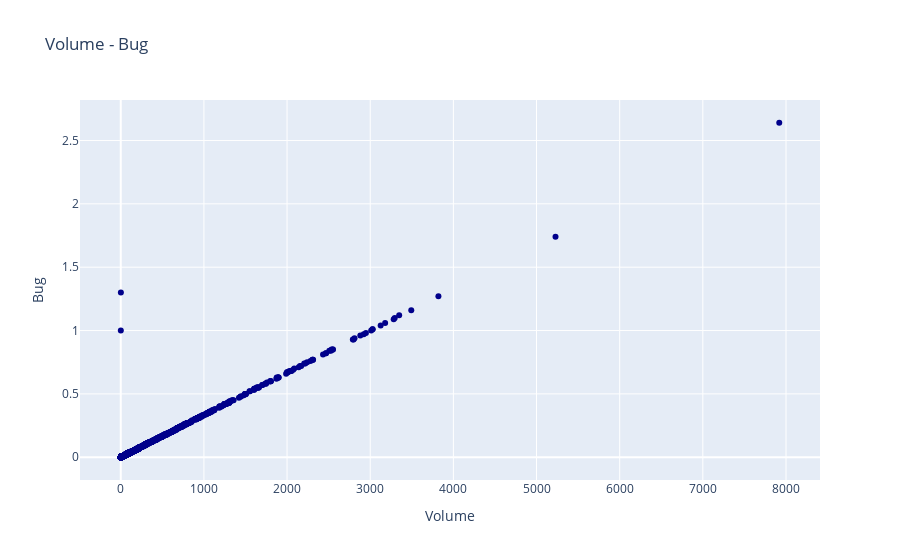

The code cell stored with this chart in its notebook:
### Code cell
trace = go.Scatter(
    x = data.v,
    y = data.b,
    mode = "markers",
    name = "Volume - Bug",
    marker = dict(color = 'darkblue'),
    text = "Bug (b)")

scatter_data = [trace]
scatter_layout = dict(title = 'Volume - Bug',
              xaxis = dict(title = 'Volume', ticklen = 5),
              yaxis = dict(title = 'Bug' , ticklen = 5),
             )
fig = dict(data = scatter_data, layout = scatter_layout)
iplot(fig)

### Figure 1 — Plotly figure (JSON) as saved in the notebook; plotly's stock layout.template omitted (floating-point values rounded to 4 significant figures; data arrays with more than 128 entries replaced by an {"elided": "..."} marker saying what was removed)
{"data": [{"marker": {"color": "darkblue"}, "mode": "markers", "name": "Volume - Bug", "text": "Bug (b)", "type": "scatter", "x": {"elided": "2109 float values"}, "y": {"elided": "2109 float values"}}], "layout": {"title": {"text": "Volume - Bug"}, "xaxis": {"ticklen": 5, "title": {"text": "Volume"}}, "yaxis": {"ticklen": 5, "title": {"text": "Bug"}}}}
